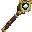

This figure's Python source:
"""Wand-as-wrench v4, built the MatE/Anz way: a designed silhouette made of short rotated bars.
Head = an octagonal brass ring open at the top (the wrench jaw, two prong tips), a dark
backing plate and a cyan crystal floating in the centre, two small side spikes.
Below: dark iron leaves at the collar, a near-black greatwood shaft with brass bands and a
leather grip, a brass foot. Everything lies in one plane, thin in depth, tilted 45 degrees."""
import math
from PIL import Image
from mcrender import render, box, rotated, outline
import jar4
import desk9

paint = jar4.paint
WD = desk9.WD
BR = jar4.BR
LE = ['#24130a', '#46281a', '#6e4228', '#9a643c']
IR = ['#16141c', '#24222c', '#36343f', '#4c4a56']
CY = ['#1f6fa8', '#49b4d9', '#a8ecf6', '#f0ffff']
T = dict(desk9.T)
T.update({
    'rod': paint(lambda x, y: WD[5] if x < 5 else WD[4] if x < 11 else WD[3], rim=(WD[5], WD[1])),
    'grip': paint(lambda x, y: LE[0] if y % 4 == 3 else (LE[3] if x < 6 else LE[2] if x < 12 else LE[1])),
    'gold': paint(lambda x, y: BR[3] if y < 5 else BR[2] if y < 11 else BR[1], rim=(BR[4], BR[0])),
    'gold_up': paint(lambda x, y: BR[3], rim=(BR[4], BR[2])),
    'iron': paint(lambda x, y: IR[3] if y < 5 else IR[2] if y < 11 else IR[1], rim=(IR[3], IR[0])),
    'plate': paint(lambda x, y: IR[1] if x + y < 16 else IR[0]),
    'crystal': paint(lambda x, y: CY[3] if x + y < 8 else CY[2] if x + y < 16 else CY[1] if x + y < 24 else CY[0]),
})
GOLD = {'north': 'gold', 'south': 'gold', 'east': 'gold', 'west': 'gold', 'up': 'gold_up', 'down': 'gold'}
IRON = 'iron'
full = [0, 0, 16, 16]
G = -45.0                     # whole wand tilt
O = (8.0, 16.0)               # tilt origin (x, y)
Z0, Z1 = 7.2, 8.8             # thin in depth


def P(cx, cy, w, h, tex, ang=0.0, z=(Z0, Z1), **kw):
    """A w x h bar centred at (cx, cy) in the wand's own plane, turned by ang, then the whole
    wand tilt applied (both about z, so they compose into one element rotation)."""
    g = math.radians(G)
    dx, dy = cx - O[0], cy - O[1]
    nx = O[0] + dx * math.cos(g) - dy * math.sin(g)
    ny = O[1] + dx * math.sin(g) + dy * math.cos(g)
    zc = (z[0] + z[1]) / 2
    b = box((nx - w / 2, ny - h / 2, z[0]), (nx + w / 2, ny + h / 2, z[1]), tex,
            uv=kw.pop('uv', {k: full for k in ('north', 'south')}), **kw)
    return rotated(b, 'z', ang + G, (nx, ny, zc))


def parts():
    E = []
    X = 8.0
    # foot: brass cap with a small turned-up toe
    E.append(P(X, 0.8, 2.6, 1.6, GOLD))
    E.append(P(X + 1.3, 0.4, 2.2, 0.9, GOLD, ang=25))
    # shaft, grip, bands
    E.append(P(X, 10.4, 1.6, 17.6, 'rod'))
    E.append(P(X, 6.0, 2.1, 5.6, 'grip'))
    for y in (2.6, 9.4, 16.2):
        E.append(P(X, y, 2.3, 0.9, GOLD))
    # collar + dark iron leaves (MatE-like), angled up and out
    E.append(P(X, 19.8, 2.8, 2.0, GOLD))
    E.append(P(X - 2.4, 21.2, 4.2, 1.2, IRON, ang=-35, z=(7.5, 8.5)))
    E.append(P(X + 2.4, 21.2, 4.2, 1.2, IRON, ang=35, z=(7.5, 8.5)))
    E.append(P(X, 21.6, 1.8, 1.4, GOLD))
    # head: octagonal ring open at the top (the jaw)
    cx, cy, r = X, 27.0, 4.6
    L = 2 * r * math.sin(math.radians(22.5)) + 0.7
    rm = r * math.cos(math.radians(22.5))
    for k in range(8):
        th = 45 * k
        if th == 90:
            continue                              # open jaw
        bx = cx + rm * math.cos(math.radians(th))
        by = cy + rm * math.sin(math.radians(th))
        E.append(P(bx, by, L, 1.4, GOLD, ang=th + 90))
    # jaw prongs rising from the ring's top corners, parallel, each ending in a small inward hook
    for s in (-1, 1):
        vx = cx + s * r * math.sin(math.radians(22.5))
        vy = cy + r * math.cos(math.radians(22.5))
        E.append(P(vx + s * 0.1, vy + 1.6, 1.4, 3.6, GOLD))
        E.append(P(vx - s * 0.5, vy + 3.0, 1.0, 0.9, GOLD))
    # side spikes
    for s in (-1, 1):
        E.append(P(cx + s * (rm + 1.3), cy, 1.6, 0.9, GOLD))
    # dark backing plate and the floating crystal (the only glow)
    E.append(P(cx, cy, 5.0, 5.0, 'plate', ang=0, z=(8.3, 8.6)))
    E.append(P(cx, cy, 2.8, 2.8, 'crystal', ang=0, z=(7.0, 9.0), uv={k: full for k in ('north', 'south', 'east', 'west', 'up', 'down')}, emissive=True))
    return E


def M():
    return {'elements': parts()}


if __name__ == '__main__':
    kw = dict(light=True, rot_x=20, rot_y=20, center=(8, 16, 8))
    big = render(M(), T, size=192, scale=0.42, **kw)
    big = outline(big, (255, 255, 255, 50))
    big.save('wand4_big.png')
    ico = render(M(), T, size=32, scale=0.62, **kw)
    ico.save('wand4.png')
    sh = Image.new('RGBA', (776, 616), (14, 16, 20, 255))
    b = big.resize((576, 576), Image.NEAREST)
    sh.paste(b, (20, 20), b)
    for i, s in enumerate((128, 64)):
        c = ico.resize((s, s), Image.NEAREST)
        sh.paste(c, (620, 20 + i * 160), c)
    sh.paste(ico, (620, 260), ico)
    sh.save('prev_wand4.png')
    print('ok')
